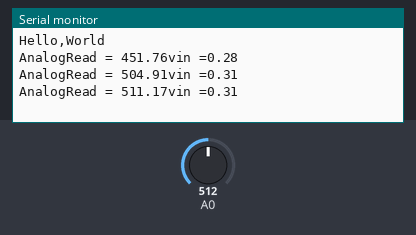
A sketch run on a simulated Arduino Uno, built with avr-gcc and run on an emulated ATmega328P. On the bench: the last lines printed to the serial monitor. The inputs (shaded band) are chosen by the test bench; at power-on: A0 = 512.

Above: at 1.2 s.
1.3 s: A0 set to 716
At 1.9 s:
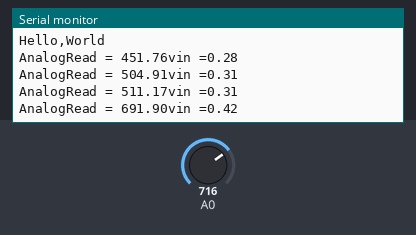
2.8 s: A0 set to 900
At 3.4 s:
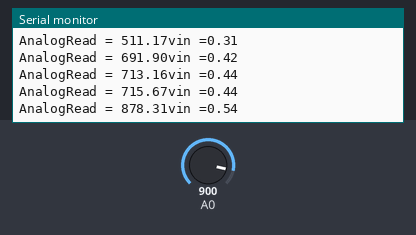
Timing chart, 0 to 5.8 s (numbered marks = the images above; inputs shaded):
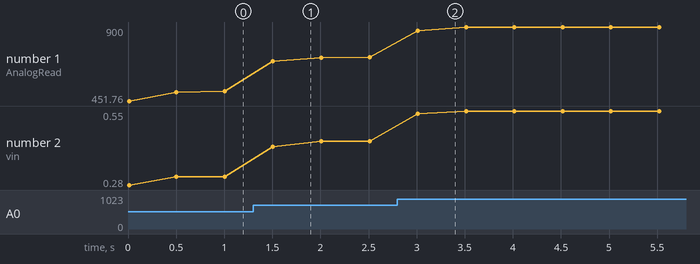

The sketch:

Lab03-2.ino
```cpp
double vin;
double analogin = 0;
void setup() {
  Serial.begin(9600);
  Serial.println("Hello,World");
  pinMode(14,INPUT);

}

void loop() {
 for (byte i=0;i<=5;i++)
  analogin = 0.7* analogin + 0.3* analogRead(A0);
  vin = analogin * 2.5 / 4095;
  Serial.print("AnalogRead = ");
  Serial.print(analogin);
  Serial.print("vin =");
  Serial.println(vin);
  delay(500);

}
```

Measured:
- after the input at 1.3 s, the serial monitor: prints a new line after 0.21 s (image 1)
- after the input at 2.8 s, the serial monitor: prints a new line after 0.21 s (image 2)
- plotted number 1: 511.17 → 715.67 after the input at 1.3 s, 715.67 → 900 after the input at 2.8 s
- plotted number 2: 0.31 → 0.44 after the input at 1.3 s, 0.44 → 0.55 after the input at 2.8 s
